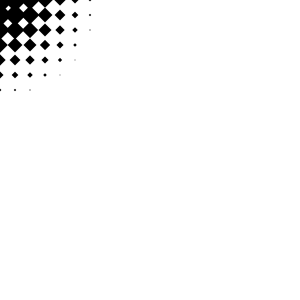
Frame 1 (no input)
Frame 60 (the mouse pressed at the canvas centre just before this capture): identical to frame 1, image omitted
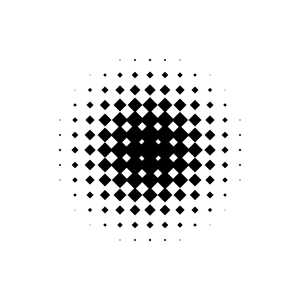
Frame 120 (the mouse held since frame 60 and released just before this capture)

The Processing sketch that drew these frames (run headless with seeded random() and noise(); from frame 60 on, the mouse is pressed at the canvas centre):

// Processing sketch: processing_42935
// ── processing_42935.pde

float s;
void setup()
{
  size(300,300);
  rectMode(CENTER);
}

void draw()
{
  background(255);
  fill(0);
  noStroke();

  for(int x=-0; x<=width; x+=15)
  {
    for(int y=-0; y<=height; y+=15)
    {
      s=20-dist(x,y,mouseX,mouseY)*.2;
      if(s<=0)
      {
        s=0;
      }
      pushMatrix();
      
      translate(x,y);
      rotate(PI*.25);
      rect(0,0,s,s);
      popMatrix();
    }
  }
 
}

                
                
